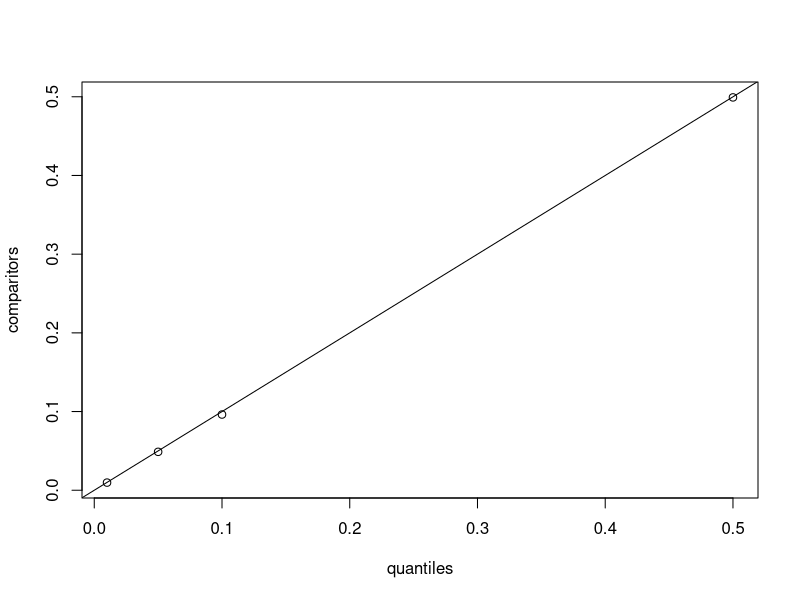
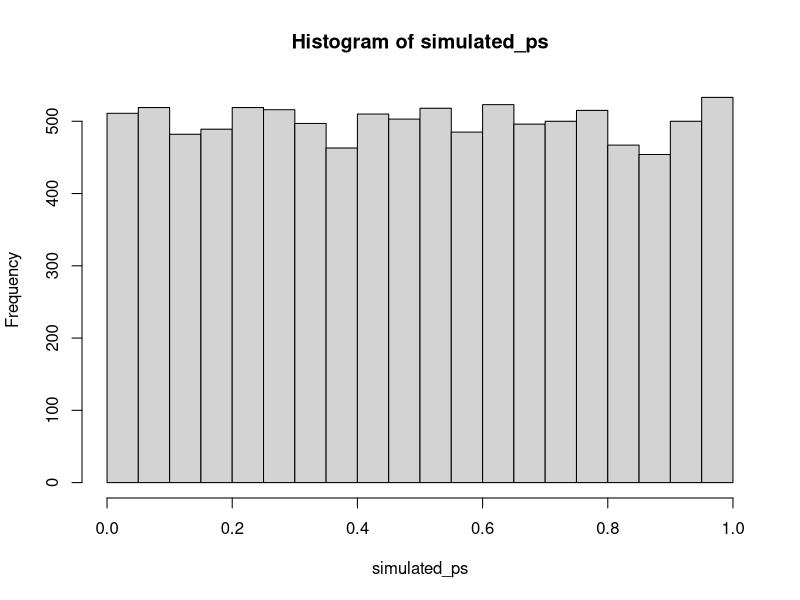

Source code (R) for these figures, in order:
#' ---
#' title: "Estimating false positive rates with simulation"
#' author: Joel Levin
#' date: "April 12, 2020"
#' output: github_document
#' ---

#' This version: `r format(Sys.time())`.  
#' You can contact Joel at joelmlevin@gmail.com.

#+ echo=FALSE, include=FALSE
library(tidyverse)
options(scipen = 999)

#' ## Description

#' This is a script to test the true false positive rate of any statistical test that one is using to evaluate experimental results. The motivation to conduct this test came from [this working paper](https://psyarxiv.com/cyv6d/) by Ryan, Evers, & Moore (2018). I used this stimulation to estimate the false positive rate of a poisson regression, but it can be used to evaluate any test.

#+
#' ## Basic functions

#' This function generates a single vector containing p values of a test with random experimental conditions. If a statistical test is behaving properly, p values of a given magnitude (e.g., .05) should appear with a corresponding frequency (e.g., 5% of the time). The arguments include:
#+
#'1. `outcome_vector`: the real vector of dependent measures from your study. this should be a numerical vector.
#'2. `num_conditions`: the number of experimental conditions in your study. 
#'3. `test_type`: the statistical test used. this currently supports `"poisson", "ols", "t-test"`.
#'4. `replications`: the number of tests to simulate. this defaults to 10,000 tests, which is usually sufficient. if you're not in a hurry and have a modern-ish machine, make it 100,000.

simulate_fp <- function(outcome_vector, num_conditions = 2, test_type = c("poisson", "ols", "t-test"), replications = 10000) {
  
  # tests
  if(test_type != "poisson" & test_type != "ols" & test_type != "t-test") {
    stop("Please specify a test type using the `test_type` argument. The available tests are 'poisson', 'ols', and 't-test.")
    }
  if(is.numeric(outcome_vector != TRUE)) {
    stop("outcome_vector must be a numeric vector.")
    }
  if(is.integer(outcome_vector/num_conditions) != TRUE) {
    warning("Function may behave strangely if there are unequal numbers of observations per condition.")
    }
  
  tests <- rep(NA, replications) # generate an empty vector of appropriate length. this will be overwritten with p values
  
  # looping to fill in each element of the `tests` vector
  for(n in 1:replications) {
    false_condition <- sample(c(1, num_conditions), length(outcome_vector), replace = TRUE) # generating a vector of random condition dummies

    # conducting the tests    
    if(test_type == "poisson") {
    tests[n] <-  coef(summary(glm(outcome_vector ~ false_condition, family = poisson)))[2, 1:4][4]
    } 
    if(test_type == "ols") {
      tests[n] <-  coef(summary(lm(outcome_vector ~ false_condition)))[2, 1:4][4]
    }
    if(test_type == "t-test") {
      tests[n] <-  t.test(outcome_vector ~ false_condition)$p.value
    }
  }
  return(tests)
}
    
#' This function takes the output of the previous function and returns a diagnostic table or plot, which indicates whether p values appear as frequently as expected for a well-behaving test. The arguments include:
#+
#'1. `data`: this should be a vector of simulated p values, such as those provided using the above function.
#'1. `type`: this indicates whether to output a table of values or a plot. see below for examples.
#'1. `quantiles`: a vector of percentiles at which to compare the simulated p values to their observed frequency. this argument is prespecified at recommended values and is therefore optional.

diagnostics <- function(data, type = c("table", "plot"), quantiles = c(.01, .05, .10, .5)) {
  comparitors <- round(quantile(data, quantiles), 4)
  temp <- cbind(quantiles, comparitors)
  
    if(type == "table") {
      return(temp)
      }

    if(type == "plot") {
    plot(temp)
    abline(0, 1)
    }
}

#' ## Using the functions

#' Generating a "real" set of experimental conditions. In practice, this would be the actual vector of experimental conditions in your study.
real_conditions <- sample(c(1, 2), 100, replace = TRUE)

#' Generating a "real" set of dependent measures (continuous). In practice, this would be the actual vector of dependent measures in your study.
real_dv <- rnorm(100, 20, 10)

#' Conducting a t test on the "real" data. 
t.test(real_dv ~ real_conditions)

#' Now using the function to simulate p values for random experimental conditions
simulated_ps <- simulate_fp(outcome_vector = real_dv, num_conditions = 2, test_type = "t-test", replications = 10000)

simulated_ps[1:10]

#' ### Now using the diagnostic functions.
#' 
#' The diagnostic table gives shows you the p values (comparitors) at various percentiles (quantiles). The closer the two are, the better the test is behaving. Note that this is also affected by the number of replications used to generate the simulated data. 
diagnostics(simulated_ps, type = "table")

#' The diagnostic plot simply combines both values in a plot with a reference line. The closer the points are to the reference line, the better behaved the test.
diagnostics(simulated_ps, type = "plot")

#' We can also conduct a test to more rigorously evaluate whether our statistical test is well behaved. The below function was written by [Eric Archer](mailto:eric.archer@noaa.gov) for the `swfscMisc` package. It is included in the text of this script to minimize dependencies.

uniform.test <- function(hist.output, B = NULL) {
  break.diff <- diff(hist.output$breaks)
  probs <- break.diff / sum(break.diff)
  if (is.null(B)) {
    chisq.test(x = hist.output$counts, p = probs)
  } else {
    chisq.test(x = hist.output$counts, p = probs, simulate.p.value = TRUE, B = B)
  }
}

#' This function returns a chi squared statistic that, if significant, tells us that our data are *not* uniform, meaning that the p values cannot be interpreted conventionally. The large p-value here tells us that we're fine.
uniform.test(hist(simulated_ps))

#' (Later, add in the plotting functions)